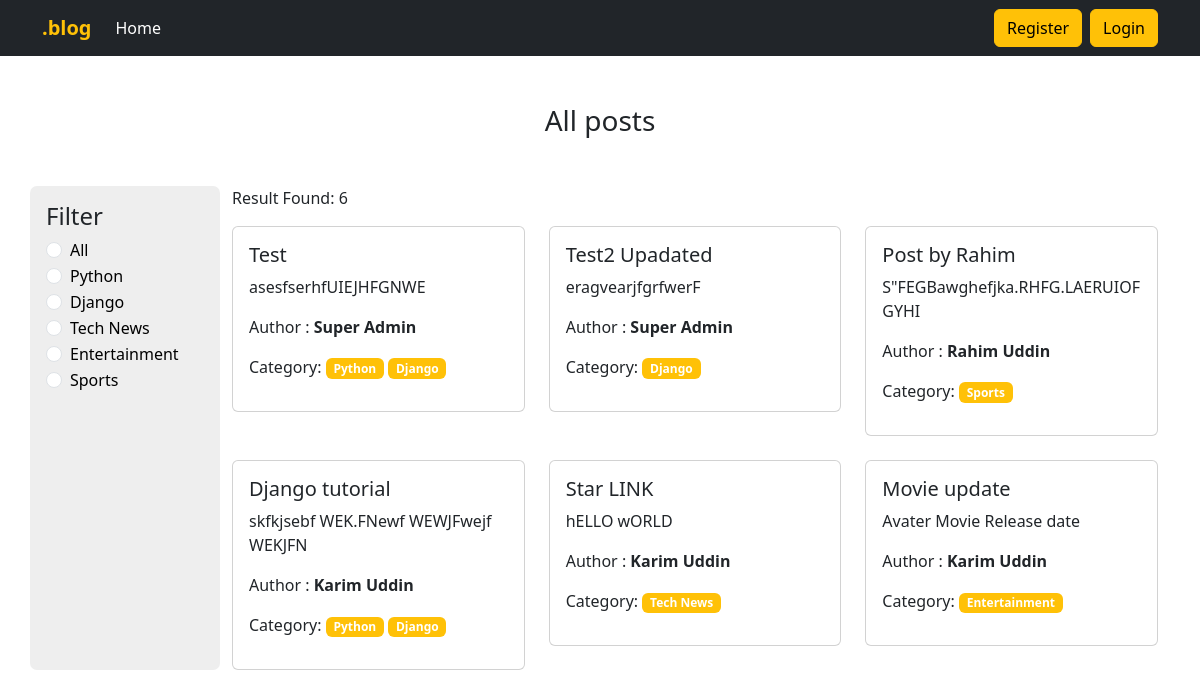
The page / on the database its author committed.
### categories/models.py (models this page shows, shortened)
class Category(models.Model):
    name = models.CharField(max_length=100)
    slug = models.SlugField(max_length=100, unique=True, null = True, blank = True)

### posts/models.py (models this page shows, shortened)
class Post(models.Model):
    title = models.CharField(max_length=250)
    content = models.TextField()
    category = models.ManyToManyField(Category)
    author = models.ForeignKey(User, on_delete=models.CASCADE)

### simple_blog/views.py (the view)
# urls.py: 2. Add a URL to urlpatterns:  path('', views.home, name='home')
def home(request, category_slug=None):
    data = Post.objects.all()
    if category_slug:
        category_obj = Category.objects.get(slug=category_slug)
        data = Post.objects.filter(category=category_obj)
    categories = Category.objects.all()
    return render(request, 'home.html', {'data': data, 'categories': categories })

### templates/home.html
{% extends "base.html" %}
{% block content %}
    <h3 class="text-center mb-5">All posts</h3>
    <div class="row">
        <div class="col-sm-2 mb-4 p-3" style="background: #eee; border-radius: 7px;">
            <h4>Filter</h4>
            <div class="form-check">
                <input class="form-check-input" type="radio" name="category" id="all">
                <label class="form-check-label" for="all">
                    <a class="link" href="{% url 'homepage' %}">All</a>
                </label>
            </div>
            {% for category in categories %}
                <div class="form-check">
                    <input class="form-check-input" type="radio" name="category" id="{{ category.id }} checked">
                    <label class="form-check-label" for="{{ category.id }}">
                        <a class="link" href="{% url 'category_filter' category.slug %}">{{ category.name }}</a>
                    </label>
                </div>
            {% endfor %}
        </div>
        <div class="col-sm-10">
            <p>Result Found: {{ data | length }}</p>
            <div class="row">
                {% for post in data %}
                    <div class="col-sm-4 mb-4">
                        <div class="card">
                            <div class="card-body">
                                <h5 class="card-title">{{ post.title }}</h5>
                                <p class="card-text">{{ post.content }}</p>
                                <p>Author : <strong>{{ post.author.first_name }} {{ post.author.last_name }}</strong>
                                </p>
                                <p>Category:
                                    {% for cat in post.category.all %}
                                        <span class="badge bg-warning">{{ cat.name }}</span>
                                    {% endfor %}
                                </p>
                            </div>
                        </div>
                    </div>
                {% endfor %}
            </div>
        </div>
    </div>
{% endblock content %}

### templates/base.html (style rules this page uses)
a { text-decoration: none; color: #000; }

### rows shown on the page
Category: name "Python"
Category: name "Django"
Category: name "Tech News"
Category: name "Entertainment"
Category: name "Sports"
Post: title "Test", content "asesfserhfUIEJHFGNWE", author.first_name "Super", author.last_name "Admin"
Post: title "Test2 Upadated", content "eragvearjfgrfwerF", author.first_name "Super", author.last_name "Admin"
Post: title "Post by Rahim", content "S\"FEGBawghefjka.RHFG.LAERUIOFGYHI", author.first_name "Rahim", author.last_name "Uddin"
Post: title "Django tutorial", content "skfkjsebf WEK.FNewf WEWJFwejf WEKJFN", author.first_name "Karim", author.last_name "Uddin"
Post: title "Star LINK", content "hELLO wORLD", author.first_name "Karim", author.last_name "Uddin"
Post: title "Movie update", content "Avater Movie Release date", author.first_name "Karim", author.last_name "Uddin"

### other values the page prints
{{ data | length }} "6"
